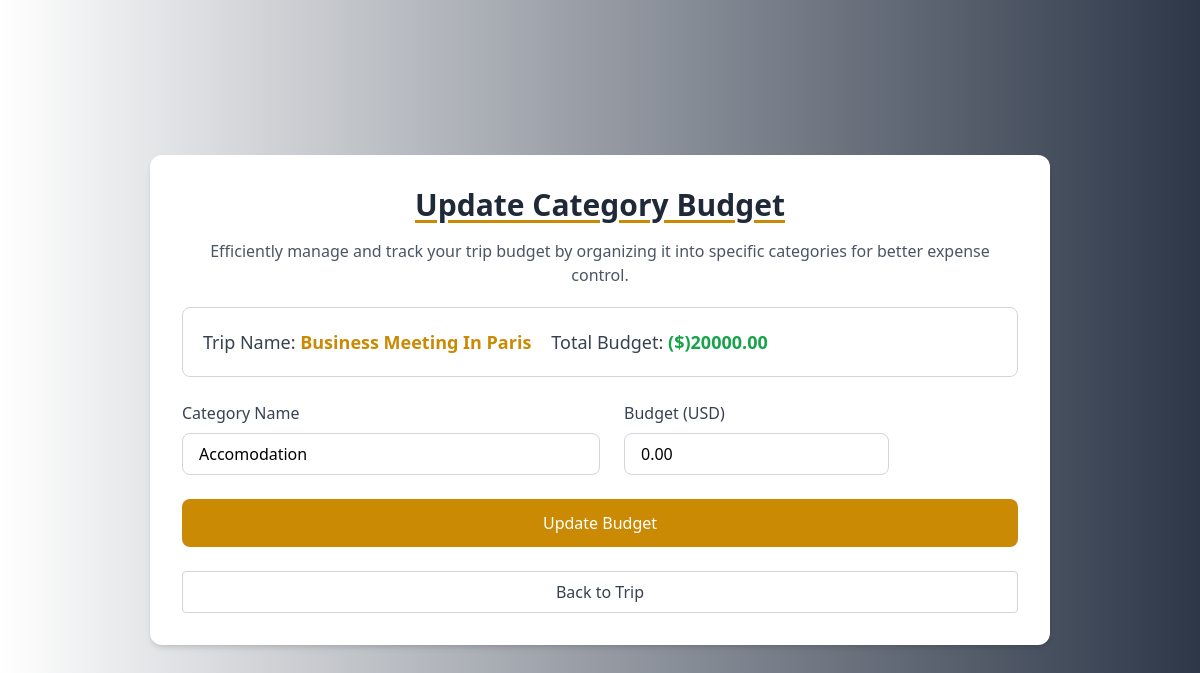
The page /travel/trip/1/category_budget/5/edit/ (signed in) on the database as committed earlier.
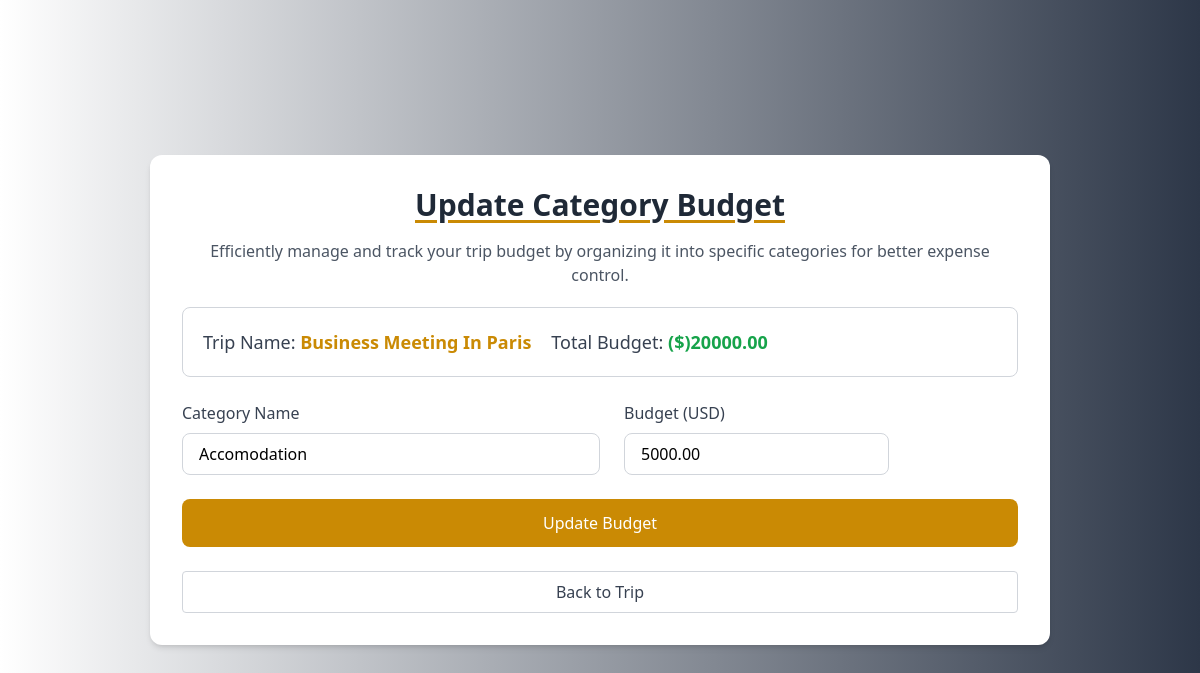
The same page on the database as committed later.
### travel/models.py (models this page shows, shortened)
class CategoryBudget(models.Model):
    trip = models.ForeignKey(Trip, on_delete=models.CASCADE, related_name='category_budgets')  # Link to a trip
    category = models.CharField(max_length=50)  # Name of the category (e.g., Sightseeing)
    budget = models.DecimalField(max_digits=12, decimal_places=2, default=0.00)  # Budget for the category

### travel/views.py (the view)
# urls.py: path('trip/<int:trip_id>/category_budget/<int:category_budget_id>/edit/', views.edit_category_budget, name='edit_category_budget'),
@login_required
def edit_category_budget(request, trip_id, category_budget_id):
    trip = get_object_or_404(Trip, id=trip_id, user=request.user)
    category_budget = get_object_or_404(CategoryBudget, id=category_budget_id, trip=trip)
    try:
        user_profile = User_Profile.objects.get(user=request.user)
        preferred_currency = user_profile.preferred_currency
        preferred_currency_symbol = CURRENCY_SYMBOLS.get(preferred_currency, preferred_currency)
    except User_Profile.DoesNotExist:
        preferred_currency = None
        preferred_currency_symbol = None  # Fallback if no profile exists
    if request.method == 'POST':
        form = CategoryBudgetForm(request.POST, instance=category_budget)
        if form.is_valid():
            form.save()
            messages.success(request, f"Category budget for {category_budget.category} updated successfully!")
            return redirect('trip_detail', trip_id=trip.id)
        else:
            messages.error(request, "Failed to update category budget. Please check the form.")
    else:
        form = CategoryBudgetForm(instance=category_budget)
    return render(request, 'travel/edit_category_budget.html', {
        'form': form,
        'trip': trip,
        'category_budget': category_budget,
        'preferred_currency': preferred_currency,
        'preferred_currency_symbol': preferred_currency_symbol
    })

### travel/forms.py
class CategoryBudgetForm(forms.ModelForm):
    class Meta:
        model = CategoryBudget
        fields = [ 'category', 'budget']

### travel/templates/travel/edit_category_budget.html (shortened to what this page needs)
{% extends 'base.html' %}
{% block main %}
<div class="bg-white-gray min-h-screen flex items-center justify-center">
    <div class="bg-white p-8 rounded-xl md:w-3/4 shadow-md space-y-6">
        <div>
            <div class="text-center">
                <h2 class="text-2xl sm:text-3xl font-bold mb-4 text-gray-800 underline decoration-yellow-600 underline-offset-4">
                    Update Category Budget
                </h2>
                <p class="text-sm sm:text-base text-gray-600">
                    Efficiently manage and track your trip budget by organizing it into specific categories for better expense control.
                </p>
            </div>
            <div class="flex flex-col md:flex-row border gap-5 border-gray-300 p-5 mt-5 rounded-lg">
                <p class="text-lg text-gray-700">
                    Trip Name: <span class="text-yellow-600 font-semibold">{{ trip.trip_name }}</span>
                </p>
                <p class="text-lg text-gray-700">
                    Total Budget:
                    <span class="text-green-600 font-semibold">
                        {% if preferred_currency_symbol %}({{ preferred_currency_symbol }}){% endif %}{{ trip.budget }}
                    </span>
                </p>
            </div>
        </div>
        <form method="POST" class="space-y-6">
            <div class="flex flex-col md:flex-row gap-6">
                <div class="w-full md:w-1/2">
                    <label for="category" class="block text-gray-700 font-medium mb-2">Category Name</label>
                    <input
                        type="text"
                        id="category"
                        name="category"
                        value="{{ form.category.value }}"
                        class="w-full px-4 py-2 border border-gray-300 rounded-lg focus:ring-2 focus:ring-yellow-600 focus:border-transparent"
                        placeholder="Enter category name">
                </div>
                <div>
                    <label for="budget" class="block text-gray-700 font-medium mb-2">
                        Budget {% if preferred_currency %} ({{ preferred_currency }}) {% endif %}
                    </label>
                    <input type="number" id="budget" name="budget" value="{{ form.budget.value }}"
                        class="w-full px-4 py-2 border border-gray-300 rounded-lg focus:ring-2 focus:ring-yellow-600 focus:border-transparent"
                        placeholder="Update your budget {% if preferred_currency %} in {{ preferred_currency }} {% endif %}"
                        required>
                </div>
            </div>
            <button type="submit"
                class="w-full bg-yellow-600 text-white py-3 rounded-lg hover:bg-yellow-700 transition duration-300">
                Update Budget
            </button>
        </form>
        <div class="text-center">
            <a href="{% url 'trip_detail' trip.id %}"
              class="w-full inline-block bg-white border border-gray-300 text-gray-700 py-2 rounded hover:bg-gray-100 transition">
                Back to Trip
            </a>
      </div>
    </div>
</div>
{% endblock %}

Rows that differ between the two databases and show on the page:
changed CategoryBudget "Accomodation": budget "0.00" → "5000.00"
